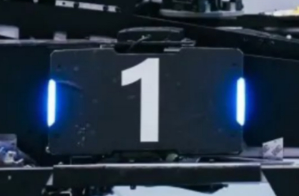
#> input picture CLASS/CLASS_3/Test1/armor.png, 299 x 196 px
$ python detect.py
#> lines starting #> are read from the running program, lines starting #| are printed output that depends on the picture
import cv2

# 读取图像
image = cv2.imread('armor.png')
#> image is the input picture: shape (196, 299, 3); mean B, G, R 68.3, 52.9, 39.5

# 检查图像是否成功读取
if image is None:
    print("图像读取失败，请检查文件路径")
else:
    # 将图像转换为灰度图像
    gray_image = cv2.cvtColor(image, cv2.COLOR_BGR2GRAY)
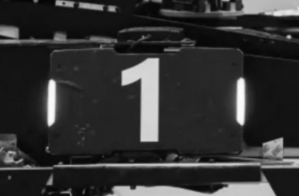
#> gray_image: shape (196, 299); min 4, max 252, mean 50.6

    # 显示原始图像和灰度图像
    cv2.imshow('Original Image', image)
    cv2.imshow('Gray Image', gray_image)

    # 等待按键按下，然后关闭所有窗口
    cv2.waitKey(0)
    cv2.destroyAllWindows()

    # 保存灰度图像
    cv2.imwrite('armor_gray.png', gray_image)
